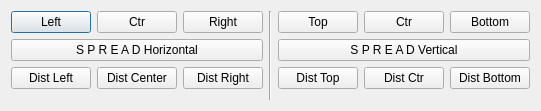
<?xml version="1.0" encoding="UTF-8"?>
<ui version="4.0">
 <class>Dialog</class>
 <widget class="QDialog" name="Dialog">
  <property name="geometry">
   <rect>
    <x>0</x>
    <y>0</y>
    <width>521</width>
    <height>111</height>
   </rect>
  </property>
  <property name="windowTitle">
   <string>Align Nodes</string>
  </property>
  <layout class="QHBoxLayout" name="horizontalLayout_5">
   <item>
    <layout class="QVBoxLayout" name="verticalLayout">
     <item>
      <layout class="QHBoxLayout" name="horizontalLayout">
       <item>
        <widget class="QPushButton" name="uiHorLeftBTN">
         <property name="text">
          <string>Left</string>
         </property>
        </widget>
       </item>
       <item>
        <widget class="QPushButton" name="uiHorCenterBTN">
         <property name="text">
          <string>Ctr</string>
         </property>
        </widget>
       </item>
       <item>
        <widget class="QPushButton" name="uiHorRightBTN">
         <property name="text">
          <string>Right</string>
         </property>
        </widget>
       </item>
      </layout>
     </item>
     <item>
      <widget class="QPushButton" name="uiHorSpreadBTN">
       <property name="text">
        <string>S P R E A D Horizontal</string>
       </property>
      </widget>
     </item>
     <item>
      <layout class="QHBoxLayout" name="horizontalLayout_3">
       <item>
        <widget class="QPushButton" name="uiHorDistLeftBTN">
         <property name="text">
          <string>Dist Left</string>
         </property>
        </widget>
       </item>
       <item>
        <widget class="QPushButton" name="uiHorDistCenterBTN">
         <property name="text">
          <string>Dist Center</string>
         </property>
        </widget>
       </item>
       <item>
        <widget class="QPushButton" name="uiHorDistRightBTN">
         <property name="text">
          <string>Dist Right</string>
         </property>
        </widget>
       </item>
      </layout>
     </item>
     <item>
      <spacer name="verticalSpacer">
       <property name="orientation">
        <enum>Qt::Vertical</enum>
       </property>
       <property name="sizeHint" stdset="0">
        <size>
         <width>20</width>
         <height>40</height>
        </size>
       </property>
      </spacer>
     </item>
    </layout>
   </item>
   <item>
    <widget class="Line" name="line">
     <property name="orientation">
      <enum>Qt::Vertical</enum>
     </property>
    </widget>
   </item>
   <item>
    <layout class="QVBoxLayout" name="verticalLayout_2">
     <item>
      <layout class="QHBoxLayout" name="horizontalLayout_2">
       <item>
        <widget class="QPushButton" name="uiVerTopBTN">
         <property name="text">
          <string>Top</string>
         </property>
        </widget>
       </item>
       <item>
        <widget class="QPushButton" name="uiVerCenterBTN">
         <property name="text">
          <string>Ctr</string>
         </property>
        </widget>
       </item>
       <item>
        <widget class="QPushButton" name="uiVerBottomBTN">
         <property name="text">
          <string>Bottom</string>
         </property>
        </widget>
       </item>
      </layout>
     </item>
     <item>
      <widget class="QPushButton" name="uiVerSpreadBTN">
       <property name="text">
        <string>S P R E A D Vertical</string>
       </property>
      </widget>
     </item>
     <item>
      <layout class="QHBoxLayout" name="horizontalLayout_4">
       <item>
        <widget class="QPushButton" name="uiVerDistTopBTN">
         <property name="text">
          <string>Dist Top</string>
         </property>
        </widget>
       </item>
       <item>
        <widget class="QPushButton" name="uiVerDistCenterBTN">
         <property name="text">
          <string>Dist Ctr</string>
         </property>
        </widget>
       </item>
       <item>
        <widget class="QPushButton" name="uiVerDistBottomBTN">
         <property name="text">
          <string>Dist Bottom</string>
         </property>
        </widget>
       </item>
      </layout>
     </item>
     <item>
      <spacer name="verticalSpacer_2">
       <property name="orientation">
        <enum>Qt::Vertical</enum>
       </property>
       <property name="sizeHint" stdset="0">
        <size>
         <width>20</width>
         <height>40</height>
        </size>
       </property>
      </spacer>
     </item>
    </layout>
   </item>
   <item>
    <spacer name="horizontalSpacer">
     <property name="orientation">
      <enum>Qt::Horizontal</enum>
     </property>
     <property name="sizeHint" stdset="0">
      <size>
       <width>2</width>
       <height>20</height>
      </size>
     </property>
    </spacer>
   </item>
  </layout>
 </widget>
 <resources/>
 <connections/>
</ui>
